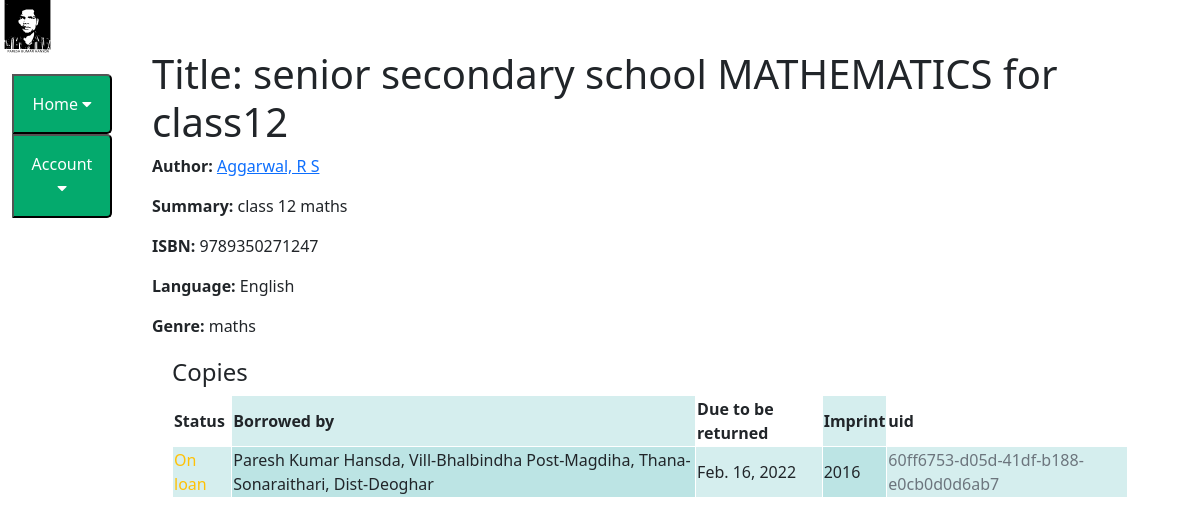
Before: /catalog/book/2 with the older database file.
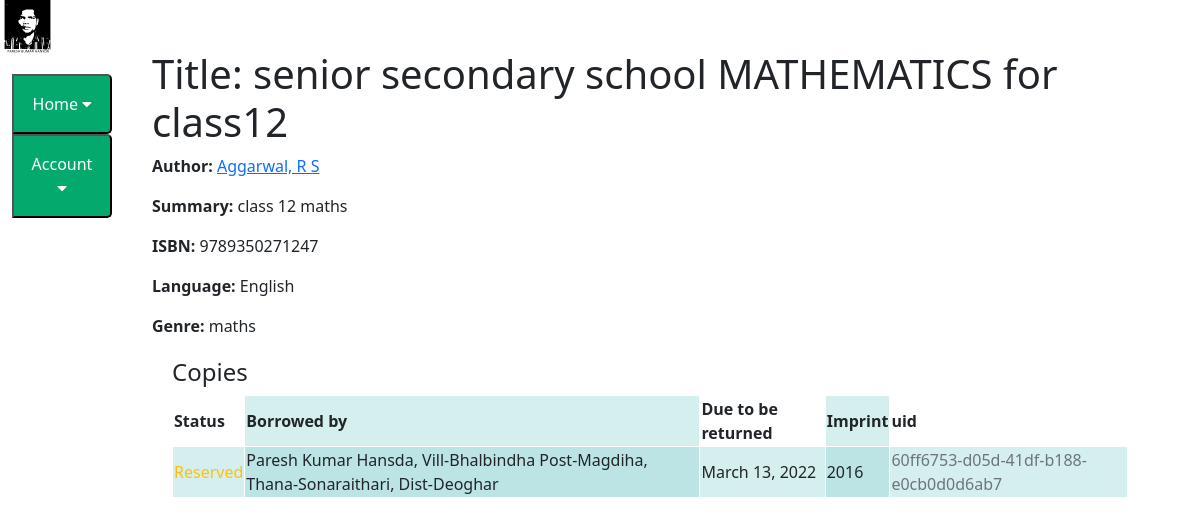
After: the same page with the newer database file.
### catalog/models.py (models this page shows, shortened)
class BookInstance(models.Model):
    id = models.UUIDField(primary_key=True, default=uuid.uuid4, help_text='Unique ID for this particular book across whole library')
    book = models.ForeignKey('Book', on_delete=models.RESTRICT, null=True)
    imprint = models.CharField(max_length=200)
    due_back = models.DateField(null=True, blank=True)
    LOAN_STATUS = (
        ('m', 'Maintenance'),
        ('o', 'On loan'),
        ('a', 'Available'),
        ('r', 'Reserved'),
    )
    status = models.CharField(
        max_length=1,
        choices=LOAN_STATUS,
        blank=True,
        default='m',
        help_text='Book availability',
    )
    class Meta:
        ordering = ['due_back']
        permissions = (("can_mark_returned", "Set book as returned"),)
    borrower = models.ForeignKey(Borrower, on_delete=models.SET_NULL, null=True, blank=True)
    librarian = models.ForeignKey(Librarian,on_delete=models.PROTECT,editable=False, null=True,blank=False)
    issuer=models.ForeignKey(Librarian,on_delete=models.PROTECT,editable=True,related_name="issue_by",blank=True,null=True)

class Borrower(models.Model):
    django_id=models.OneToOneField(User, on_delete=models.RESTRICT, null=True, blank=True)
    identy=models.CharField(max_length=200)
    idcard = models.FileField(upload_to=user_directory_path,blank=True)
    contact_no=models.CharField(max_length=100)
    facebook=models.CharField(max_length=200)
    whatsapp=models.CharField(max_length=200)
    name=models.CharField(max_length=200)
    address=models.CharField(max_length=200)
    email_field = models.EmailField(max_length = 254,null=True)
    home_no=models.CharField(max_length=100,null=True)
    image = models.ImageField(blank=True, upload_to='profile_images')
    def __str__(self):
        return f'{self.name}, {self.address}'

### catalog/views.py (the view)
# urls.py: path('book/<int:pk>', views.BookDetailView.as_view(), name='book-detail'),
class BookDetailView(generic.DetailView):
    model = Book

### catalog/models.py (called while the page is built)
    def __str__(self):
        return self.name

    def __str__(self):
        return self.name

    def get_absolute_url(self):
        return reverse('author-detail', args=[str(self.id)])

    def __str__(self):
        return f'{self.last_name}, {self.first_name}'

### catalog/templates/catalog/book_detail.html (shortened to what this page needs)
{% extends "base_generic.html" %}
{% block content %}
  <h1>Title: {{ book.title }}</h1>
  <p><strong>Author:</strong> <a href="{{book.author.get_absolute_url}}">{{ book.author }}</a></p>
  <p><strong>Summary:</strong> {{ book.summary }}</p>
  <p><strong>ISBN:</strong> {{ book.isbn }}</p>
  <p><strong>Language:</strong> {{ book.language.all|join:", " }}</p>
  <p><strong>Genre:</strong> {{ book.genre.all|join:", " }}</p>
  <div style="margin-left:20px;margin-top:20px">
    <h4>Copies</h4>
{% if book.bookinstance_set.all %}
<table>
<tr>
 <th>Status  </th>
<th>Borrowed by  </th>
<th> Due to be returned </th>
<th> Imprint </th>
<th> uid </th>
</tr>
 {% for copy in book.bookinstance_set.all %}
<tr>
      <td class="{% if copy.status == 'a' %}text-success{% elif copy.status == 'm' %}text-danger{% else %}text-warning{% endif %}">
        {{ copy.get_status_display }}
      </td>
        <td>{{ copy.borrower }}</td>
        <td>{{ copy.due_back }}</td>
      <td>{{ copy.imprint }}</td>
      <td class="text-muted">{{ copy.id }}</td>
</tr>
{% endfor %}
</table>
{% endif %}
 </div>
{% endblock %}

Changed rows visible on the page:
changed BookInstance "60ff6753-d05d-41df-b188-e0cb0d0d6ab7": status "On loan" → "Reserved"; due_back "Feb. 16, 2022" → "March 13, 2022"
